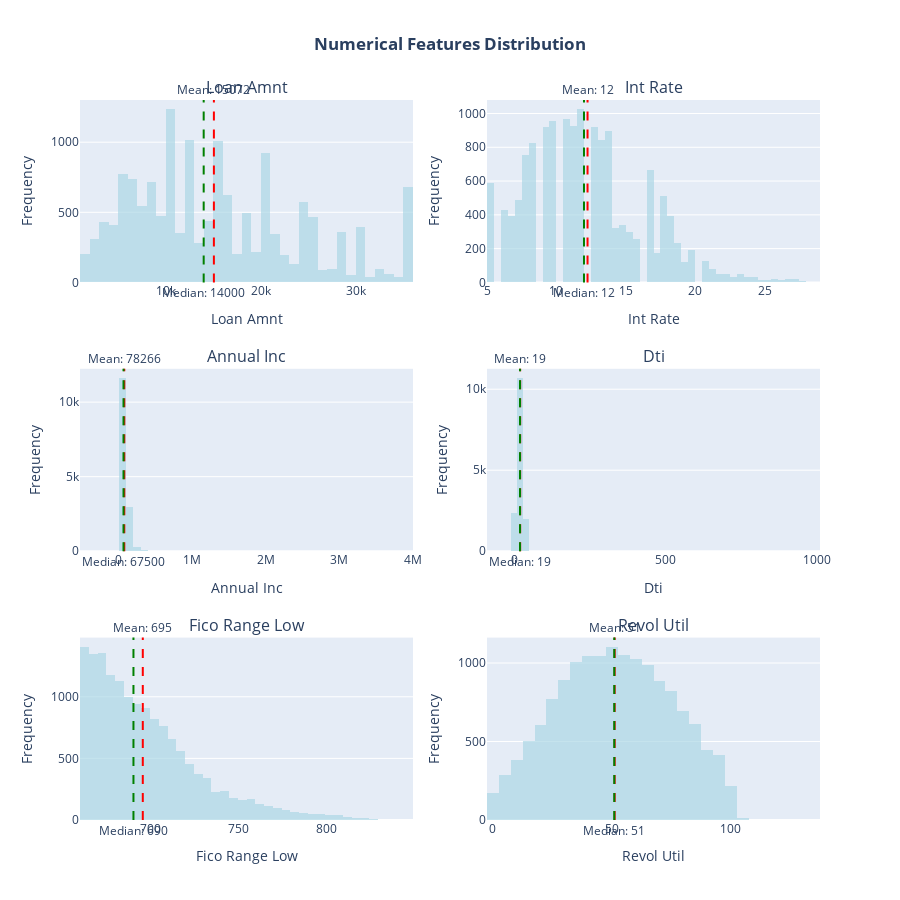

Notebook source saved alongside this figure:
### Code cell
import plotly.graph_objects as go
from plotly.subplots import make_subplots
import plotly.express as px



numerical_cols = ['loan_amnt', 'int_rate', 'annual_inc', 'dti', 'fico_range_low', 'revol_util']

fig = make_subplots(
    rows=3, cols=2,
    subplot_titles=[col.replace('_', ' ').title() for col in numerical_cols],
    vertical_spacing=0.12,
    horizontal_spacing=0.1
)

positions = [(1,1), (1,2), (2,1), (2,2), (3,1), (3,2)]

for idx, (col, pos) in enumerate(zip(numerical_cols, positions)):
    data = df_subset[col].dropna()
    mean_val = data.mean()
    median_val = data.median()

    # Histogram
    fig.add_trace(
        go.Histogram(
            x=data,
            name=col,
            nbinsx=50,
            marker_color='lightblue',
            opacity=0.7,
            hovertemplate='Range: %{x}<br>Count: %{y}<extra></extra>',
            showlegend=False
        ),
        row=pos[0], col=pos[1]
    )

    # Mean line
    fig.add_vline(
        x=mean_val,
        line_dash="dash",
        line_color="red",
        annotation_text=f"Mean: {mean_val:.0f}",
        annotation_position="top",
        row=pos[0], col=pos[1]
    )

    # Median line
    fig.add_vline(
        x=median_val,
        line_dash="dash",
        line_color="green",
        annotation_text=f"Median: {median_val:.0f}",
        annotation_position="bottom",
        row=pos[0], col=pos[1]
    )

    fig.update_xaxes(title_text=col.replace('_', ' ').title(), row=pos[0], col=pos[1])
    fig.update_yaxes(title_text="Frequency", row=pos[0], col=pos[1])

fig.update_layout(
    title_text="<b>Numerical Features Distribution</b>",
    title_x=0.5,
    height=900,
    showlegend=False
)

fig.show()

### Figure 1 — Plotly figure (JSON) as saved in the notebook; plotly's stock layout.template omitted (floating-point values rounded to 4 significant figures; data arrays with more than 128 entries replaced by an {"elided": "..."} marker saying what was removed)
{"data": [{"hovertemplate": "Range: %{x}<br>Count: %{y}<extra></extra>", "marker": {"color": "lightblue"}, "name": "loan_amnt", "nbinsx": 50, "opacity": 0.7, "showlegend": false, "type": "histogram", "x": {"elided": "15000 float values"}, "xaxis": "x", "yaxis": "y"}, {"hovertemplate": "Range: %{x}<br>Count: %{y}<extra></extra>", "marker": {"color": "lightblue"}, "name": "int_rate", "nbinsx": 50, "opacity": 0.7, "showlegend": false, "type": "histogram", "x": {"elided": "15000 float values"}, "xaxis": "x2", "yaxis": "y2"}, {"hovertemplate": "Range: %{x}<br>Count: %{y}<extra></extra>", "marker": {"color": "lightblue"}, "name": "annual_inc", "nbinsx": 50, "opacity": 0.7, "showlegend": false, "type": "histogram", "x": {"elided": "15000 float values"}, "xaxis": "x3", "yaxis": "y3"}, {"hovertemplate": "Range: %{x}<br>Count: %{y}<extra></extra>", "marker": {"color": "lightblue"}, "name": "dti", "nbinsx": 50, "opacity": 0.7, "showlegend": false, "type": "histogram", "x": {"elided": "15000 float values"}, "xaxis": "x4", "yaxis": "y4"}, {"hovertemplate": "Range: %{x}<br>Count: %{y}<extra></extra>", "marker": {"color": "lightblue"}, "name": "fico_range_low", "nbinsx": 50, "opacity": 0.7, "showlegend": false, "type": "histogram", "x": {"elided": "15000 float values"}, "xaxis": "x5", "yaxis": "y5"}, {"hovertemplate": "Range: %{x}<br>Count: %{y}<extra></extra>", "marker": {"color": "lightblue"}, "name": "revol_util", "nbinsx": 50, "opacity": 0.7, "showlegend": false, "type": "histogram", "x": {"elided": "14993 float values"}, "xaxis": "x6", "yaxis": "y6"}], "layout": {"annotations": [{"font": {"size": 16}, "showarrow": false, "text": "Loan Amnt", "x": 0.225, "xanchor": "center", "xref": "paper", "y": 1, "yanchor": "bottom", "yref": "paper"}, {"font": {"size": 16}, "showarrow": false, "text": "Int Rate", "x": 0.775, "xanchor": "center", "xref": "paper", "y": 1, "yanchor": "bottom", "yref": "paper"}, {"font": {"size": 16}, "showarrow": false, "text": "Annual Inc", "x": 0.225, "xanchor": "center", "xref": "paper", "y": 0.6267, "yanchor": "bottom", "yref": "paper"}, {"font": {"size": 16}, "showarrow": false, "text": "Dti", "x": 0.775, "xanchor": "center", "xref": "paper", "y": 0.6267, "yanchor": "bottom", "yref": "paper"}, {"font": {"size": 16}, "showarrow": false, "text": "Fico Range Low", "x": 0.225, "xanchor": "center", "xref": "paper", "y": 0.2533, "yanchor": "bottom", "yref": "paper"}, {"font": {"size": 16}, "showarrow": false, "text": "Revol Util", "x": 0.775, "xanchor": "center", "xref": "paper", "y": 0.2533, "yanchor": "bottom", "yref": "paper"}, {"showarrow": false, "text": "Mean: 15072", "x": 15070.0, "xanchor": "center", "xref": "x", "y": 1, "yanchor": "bottom", "yref": "y domain"}, {"showarrow": false, "text": "Median: 14000", "x": 14000, "xanchor": "center", "xref": "x", "y": 0, "yanchor": "top", "yref": "y domain"}, {"showarrow": false, "text": "Mean: 12", "x": 12.25, "xanchor": "center", "xref": "x2", "y": 1, "yanchor": "bottom", "yref": "y2 domain"}, {"showarrow": false, "text": "Median: 12", "x": 11.99, "xanchor": "center", "xref": "x2", "y": 0, "yanchor": "top", "yref": "y2 domain"}, {"showarrow": false, "text": "Mean: 78266", "x": 78270.0, "xanchor": "center", "xref": "x3", "y": 1, "yanchor": "bottom", "yref": "y3 domain"}, {"showarrow": false, "text": "Median: 67500", "x": 67500, "xanchor": "center", "xref": "x3", "y": 0, "yanchor": "top", "yref": "y3 domain"}, {"showarrow": false, "text": "Mean: 19", "x": 19.44, "xanchor": "center", "xref": "x4", "y": 1, "yanchor": "bottom", "yref": "y4 domain"}, {"showarrow": false, "text": "Median: 19", "x": 18.84, "xanchor": "center", "xref": "x4", "y": 0, "yanchor": "top", "yref": "y4 domain"}, {"showarrow": false, "text": "Mean: 695", "x": 695.3, "xanchor": "center", "xref": "x5", "y": 1, "yanchor": "bottom", "yref": "y5 domain"}, {"showarrow": false, "text": "Median: 690", "x": 690, "xanchor": "center", "xref": "x5", "y": 0, "yanchor": "top", "yref": "y5 domain"}, {"showarrow": false, "text": "Mean: 51", "x": 51.18, "xanchor": "center", "xref": "x6", "y": 1, "yanchor": "bottom", "yref": "y6 domain"}, {"showarrow": false, "text": "Median: 51", "x": 51, "xanchor": "center", "xref": "x6", "y": 0, "yanchor": "top", "yref": "y6 domain"}], "height": 900, "shapes": [{"line": {"color": "red", "dash": "dash"}, "type": "line", "x0": 15070.0, "x1": 15070.0, "xref": "x", "y0": 0, "y1": 1, "yref": "y domain"}, {"line": {"color": "green", "dash": "dash"}, "type": "line", "x0": 14000, "x1": 14000, "xref": "x", "y0": 0, "y1": 1, "yref": "y domain"}, {"line": {"color": "red", "dash": "dash"}, "type": "line", "x0": 12.25, "x1": 12.25, "xref": "x2", "y0": 0, "y1": 1, "yref": "y2 domain"}, {"line": {"color": "green", "dash": "dash"}, "type": "line", "x0": 11.99, "x1": 11.99, "xref": "x2", "y0": 0, "y1": 1, "yref": "y2 domain"}, {"line": {"color": "red", "dash": "dash"}, "type": "line", "x0": 78270.0, "x1": 78270.0, "xref": "x3", "y0": 0, "y1": 1, "yref": "y3 domain"}, {"line": {"color": "green", "dash": "dash"}, "type": "line", "x0": 67500, "x1": 67500, "xref": "x3", "y0": 0, "y1": 1, "yref": "y3 domain"}, {"line": {"color": "red", "dash": "dash"}, "type": "line", "x0": 19.44, "x1": 19.44, "xref": "x4", "y0": 0, "y1": 1, "yref": "y4 domain"}, {"line": {"color": "green", "dash": "dash"}, "type": "line", "x0": 18.84, "x1": 18.84, "xref": "x4", "y0": 0, "y1": 1, "yref": "y4 domain"}, {"line": {"color": "red", "dash": "dash"}, "type": "line", "x0": 695.3, "x1": 695.3, "xref": "x5", "y0": 0, "y1": 1, "yref": "y5 domain"}, {"line": {"color": "green", "dash": "dash"}, "type": "line", "x0": 690, "x1": 690, "xref": "x5", "y0": 0, "y1": 1, "yref": "y5 domain"}, {"line": {"color": "red", "dash": "dash"}, "type": "line", "x0": 51.18, "x1": 51.18, "xref": "x6", "y0": 0, "y1": 1, "yref": "y6 domain"}, {"line": {"color": "green", "dash": "dash"}, "type": "line", "x0": 51, "x1": 51, "xref": "x6", "y0": 0, "y1": 1, "yref": "y6 domain"}], "showlegend": false, "title": {"text": "<b>Numerical Features Distribution</b>", "x": 0.5}, "xaxis": {"anchor": "y", "domain": [0, 0.45], "title": {"text": "Loan Amnt"}}, "xaxis2": {"anchor": "y2", "domain": [0.55, 1], "title": {"text": "Int Rate"}}, "xaxis3": {"anchor": "y3", "domain": [0, 0.45], "title": {"text": "Annual Inc"}}, "xaxis4": {"anchor": "y4", "domain": [0.55, 1], "title": {"text": "Dti"}}, "xaxis5": {"anchor": "y5", "domain": [0, 0.45], "title": {"text": "Fico Range Low"}}, "xaxis6": {"anchor": "y6", "domain": [0.55, 1], "title": {"text": "Revol Util"}}, "yaxis": {"anchor": "x", "domain": [0.7467, 1], "title": {"text": "Frequency"}}, "yaxis2": {"anchor": "x2", "domain": [0.7467, 1], "title": {"text": "Frequency"}}, "yaxis3": {"anchor": "x3", "domain": [0.3733, 0.6267], "title": {"text": "Frequency"}}, "yaxis4": {"anchor": "x4", "domain": [0.3733, 0.6267], "title": {"text": "Frequency"}}, "yaxis5": {"anchor": "x5", "domain": [0, 0.2533], "title": {"text": "Frequency"}}, "yaxis6": {"anchor": "x6", "domain": [0, 0.2533], "title": {"text": "Frequency"}}}}
